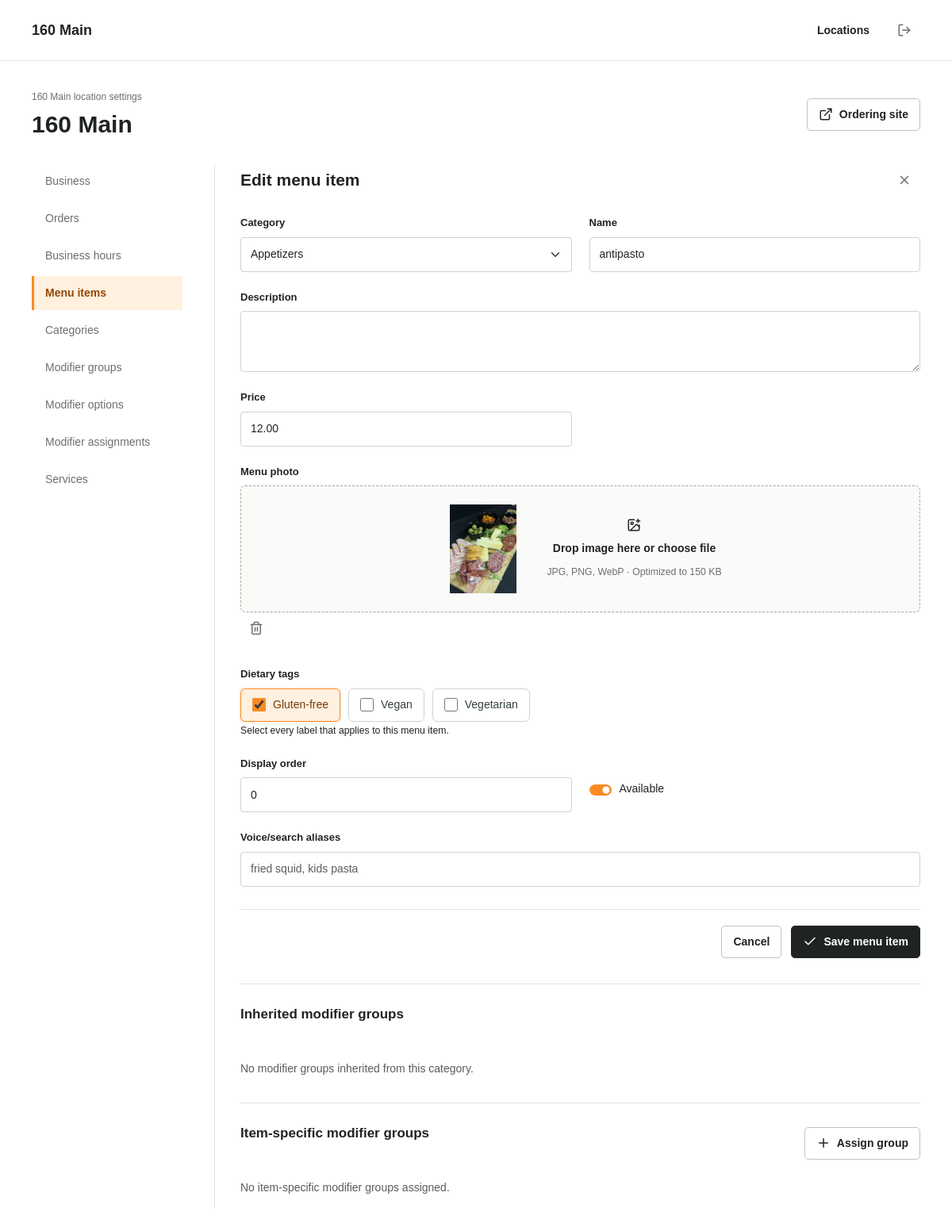
The page /onboarding/one-sixty-main/menu/item/4/ (signed in) on the database its author committed.
### tenants/models.py (models this page shows, shortened)
class Tenant(models.Model):
    account = models.ForeignKey(Account, on_delete=models.CASCADE, related_name="restaurants")
    ordering_paused = models.BooleanField(default=False)
    closure_message = models.CharField(max_length=250, blank=True, default="")
    preparation_minutes = models.PositiveIntegerField(default=20, validators=[MinValueValidator(1), MaxValueValidator(240)])
    scheduled_pickup_enabled = models.BooleanField(default=False)
    scheduling_days = models.PositiveIntegerField(default=7, validators=[MinValueValidator(1), MaxValueValidator(30)])
    pickup_interval_minutes = models.PositiveIntegerField(default=15, validators=[MinValueValidator(5), MaxValueValidator(60)])
    media_key = models.UUIDField(default=uuid4, editable=False, unique=True)
    logo = models.ImageField(upload_to=logo_upload_path, blank=True, max_length=500)
    name = models.CharField(max_length=120)
    slug = models.SlugField(max_length=80, unique=True, blank=True)
    primary_domain = models.CharField(max_length=255, unique=True, blank=True, null=True)
    logo_url = models.URLField(max_length=500, blank=True, default="")
    business_email = models.EmailField(blank=True, default="")
    business_phone = models.CharField(max_length=32, blank=True, default="")
    address_line1 = models.CharField(max_length=160, blank=True, default="")
    address_line2 = models.CharField(max_length=160, blank=True, default="")
    city = models.CharField(max_length=80, blank=True, default="")
    state = models.CharField(max_length=40, blank=True, default="")
    postal_code = models.CharField(max_length=20, blank=True, default="")
    timezone = models.CharField(max_length=64, default="America/Detroit")
    is_active = models.BooleanField(default=True)
    created_at = models.DateTimeField(auto_now_add=True)
    updated_at = models.DateTimeField(auto_now=True)
    class Meta:
        ordering = ["name"]
    @property
    def logo_src(self):
        return self.logo.url if self.logo else self.logo_url

class Account(models.Model):
    name = models.CharField(max_length=120)
    slug = models.SlugField(max_length=80, unique=True, blank=True)
    stripe_account_id = models.CharField(max_length=255, blank=True, default="")
    stripe_charges_enabled = models.BooleanField(default=False)
    stripe_onboarding_complete = models.BooleanField(default=False)
    stripe_application_fee_percent = models.DecimalField(max_digits=5, decimal_places=2, null=True, blank=True, validators=[MinValueValidator(0), MaxValueValidator(100)])
    stripe_application_fee_fixed_cents = models.PositiveIntegerField(null=True, blank=True)
    created_at = models.DateTimeField(auto_now_add=True)
    updated_at = models.DateTimeField(auto_now=True)
    class Meta:
        ordering = ["name"]

### catalog/models.py (models this page shows, shortened)
class MenuItem(models.Model):
    image = models.ImageField(upload_to=menu_upload_path, blank=True, max_length=500)
    tenant = models.ForeignKey("tenants.Tenant", on_delete=models.CASCADE, related_name="menu_items")
    category = models.ForeignKey(MenuCategory, on_delete=models.PROTECT, related_name="items")
    name = models.CharField(max_length=120)
    description = models.TextField(blank=True, default="")
    price = models.DecimalField(max_digits=10, decimal_places=2)
    image_url = models.URLField(max_length=500, blank=True, default="")
    dietary_tags = models.ManyToManyField(DietaryTag, blank=True, related_name="menu_items")
    is_active = models.BooleanField(default=True)
    sort_order = models.PositiveIntegerField(default=0)
    created_at = models.DateTimeField(auto_now_add=True)
    updated_at = models.DateTimeField(auto_now=True)
    class Meta:
        unique_together = ("tenant", "name")
        ordering = ["category__sort_order", "sort_order", "name"]
    @property
    def image_src(self):
        return self.image.url if self.image else self.image_url

class DietaryTag(models.Model):
    tenant = models.ForeignKey("tenants.Tenant", on_delete=models.CASCADE, related_name="dietary_tags")
    name = models.CharField(max_length=40)
    slug = models.SlugField(max_length=40)
    class Meta:
        unique_together = ("tenant", "slug")
        ordering = ["name"]
    def __str__(self):
        return self.name

### tenants/views.py (the view, shortened to what this page needs)
# urls.py: path("<slug:tenant_slug>/menu/<str:kind>/<int:object_id>/", views.catalog_edit, name="catalog_edit"),
@restaurant_access
def catalog_edit(request, tenant, kind, object_id=None):
    if kind not in EDITORS:
        raise PermissionDenied
    model, form_class, section, label = EDITORS[kind]
    instance = get_object_or_404(_editor_queryset(model, tenant), pk=object_id) if object_id else model()
    if kind in {"category", "item", "group", "hours_override"}:
        instance.tenant = tenant
    kwargs = {"tenant": tenant} if kind in {"item", "option", "category_link", "link"} else {}
    initial = {}
    for field, related_model in [("menu_item", MenuItem), ("group", ModifierGroup), ("category", MenuCategory)]:
        value = request.GET.get(field)
        if value and value.isdecimal() and field in form_class.base_fields:
            related = related_model.objects.filter(tenant=tenant, pk=value).first()
            if related:
                initial[field] = related.pk
    form = form_class(request.POST or None, request.FILES or None, instance=instance, initial=initial, **kwargs)
    context = _context(tenant, section)
    context.update(form=form, label=label, kind=kind, record=instance, editing=bool(object_id), back_url=_manage_url(tenant, section))
    return render(request, "onboarding/editor.html", context)

### tenants/access.py (called while the page is built)
def accessible_tenants(user):
    if not user.is_authenticated or not user.is_active:
        return Tenant.objects.none()
    if user.is_superuser:
        return Tenant.objects.all()
    return Tenant.objects.filter(
        models.Q(memberships__user=user) | models.Q(account__memberships__user=user)
    ).distinct()

def restaurant_access(view):
    @wraps(view)
    def wrapped(request, tenant_slug, *args, **kwargs):
        if not request.user.is_authenticated:
            return redirect_to_login(request.get_full_path(), reverse("onboarding:restaurant_login", args=[tenant_slug]))
        tenant = get_object_or_404(accessible_tenants(request.user), slug=tenant_slug)
        return view(request, tenant, *args, **kwargs)
    return wrapped

### tenants/views.py (called while the page is built)
def _manage_url(tenant, section="overview"):
    return reverse("onboarding:restaurant_manage", args=[tenant.slug]) + "?section=" + section

def _context(tenant, section):
    return {"tenant": tenant, "section": section, "sections": SECTIONS}

def _editor_queryset(model, tenant):
    if model == ModifierOption:
        return model.objects.filter(group__tenant=tenant)
    if model == MenuCategoryModifierGroup:
        return model.objects.filter(category__tenant=tenant, group__tenant=tenant)
    if model == MenuItemModifierGroup:
        return model.objects.filter(menu_item__tenant=tenant, group__tenant=tenant)
    return model.objects.filter(tenant=tenant)

### templates/onboarding/editor.html (shortened to what this page needs)
{% extends "onboarding/workspace.html" %}
{% block workspace %}
<section class="editor-surface">
  <div class="section-heading"><h2>{% if editing %}Edit{% else %}Add{% endif %} {{ label }}</h2><a href="{{ back_url }}" class="icon-button" title="Close editor" aria-label="Close editor"><i data-lucide="x"></i></a></div>
  <form method="post" enctype="multipart/form-data" class="onboarding-form">
    {% csrf_token %}{% include "onboarding/fields.html" %}
    <div class="form-actions"><a class="btn btn-outline-dark" href="{{ back_url }}">Cancel</a><button class="btn btn-dark" type="submit"><i data-lucide="check"></i> Save {{ label }}</button></div>
  </form>
  {% if editing and kind == 'item' %}
  <section class="form-section"><div class="section-heading"><h3>Inherited modifier groups</h3></div>
    {% for link in record.category.modifier_groups.all %}<div class="record-row"><div class="record-main"><strong>{{ link.group.name }}</strong><small>From {{ record.category.name }} · {{ link.effective_min }} minimum · {% if link.effective_max %}{{ link.effective_max }} maximum{% else %}Unlimited{% endif %}</small></div>{% include "onboarding/row_actions.html" with kind="category_link" record=link %}</div>{% empty %}<p class="text-muted">No modifier groups inherited from this category.</p>{% endfor %}
  </section>
  <section class="form-section"><div class="section-heading"><h3>Item-specific modifier groups</h3><a class="btn btn-outline-dark" href="{% url 'onboarding:catalog_create' tenant.slug 'link' %}?menu_item={{ record.pk }}"><i data-lucide="plus"></i> Assign group</a></div>
    {% for link in record.modifier_groups.all %}<div class="record-row"><div class="record-main"><strong>{{ link.group.name }}</strong><small>{{ link.effective_min }} minimum · {% if link.effective_max %}{{ link.effective_max }} maximum{% else %}Unlimited{% endif %}</small></div>{% include "onboarding/row_actions.html" with kind="link" record=link %}</div>{% empty %}<p class="text-muted">No item-specific modifier groups assigned.</p>{% endfor %}
  </section>
  {% endif %}
</section>
{% endblock %}

### templates/onboarding/workspace.html (shortened to what this page needs)
{% extends "onboarding/base.html" %}
{% block content %}
<header class="onboarding-header">
  <div><p class="section-kicker">{{ tenant.account.name }} location settings</p><h1>{{ tenant.name }}</h1></div>
  <a class="btn btn-outline-dark" href="/{{ tenant.slug }}/" target="_blank" rel="noopener"><i data-lucide="external-link"></i> Ordering site</a>
</header>
<div class="onboarding-layout">
  <aside class="setup-nav" aria-label="Location settings">
    {% for key, label in sections %}{% if key == 'orders' %}<a href="{% url 'order_operations' tenant.slug %}" {% if section == key %}class="is-current" aria-current="page"{% endif %}>{{ label }}</a>{% else %}<a href="{% url 'onboarding:restaurant_manage' tenant.slug %}?section={{ key }}" {% if section == key %}class="is-current" aria-current="page"{% endif %}>{{ label }}</a>{% endif %}{% endfor %}
  </aside>
  <div class="setup-content">{% block workspace %}{% endblock %}</div>
</div>
{% endblock %}

### templates/onboarding/base.html (shortened to what this page needs)
{% load static %}
<!DOCTYPE html>
<html lang="en">
<head>
  <link href="https://cdn.jsdelivr.net/npm/bootstrap@5.3.3/dist/css/bootstrap.min.css" rel="stylesheet">
  <link rel="stylesheet" href="{% static 'css/onboarding.css' %}">
</head>
<body class="onboarding-body">
  <nav class="onboarding-nav" aria-label="Account">
    <div class="workspace-width nav-inner">
      <a class="onboarding-brand" href="{% if login_page %}#{% else %}{% url 'onboarding:restaurant_list' %}{% endif %}">
        {% if tenant.logo_src %}<img src="{{ tenant.logo_src }}" alt="{{ tenant.name }}" class="brand-logo">{% elif tenant %}<span>{{ tenant.name }}</span>{% else %}<span>Carryout</span>{% endif %}
      </a>
      {% if user.is_authenticated and not login_page %}
      <div class="nav-actions">
        <a href="{% url 'onboarding:restaurant_list' %}" class="nav-link">Locations</a>
        <form method="post" action="{% url 'onboarding:logout' %}">{% csrf_token %}<button class="icon-button" title="Sign out" aria-label="Sign out"><i data-lucide="log-out"></i></button></form>
      </div>
      {% endif %}
    </div>
  </nav>
  <main class="workspace-width onboarding-shell">
    {% block content %}{% endblock %}
  </main>
</body>
</html>

### templates/onboarding/fields.html (shortened to what this page needs)
<div class="form-grid">
{% for field in form %}
  {% if field.is_hidden %}{{ field }}
  {% elif field.field.widget.input_type == 'file' %}
    <div class="field full-width">
      <label class="form-label" for="{{ field.id_for_label }}">{{ field.label }}</label>
      <div class="upload-zone" data-upload-zone>
        <img class="upload-preview" data-upload-preview {% if field.name == 'logo' and form.instance.logo_src %}src="{{ form.instance.logo_src }}"{% elif field.name == 'image' and form.instance.image_src %}src="{{ form.instance.image_src }}"{% else %}hidden{% endif %} alt="Image preview">
        <div class="upload-copy"><i data-lucide="image-plus"></i><span data-upload-name>Drop image here or choose file</span><small>JPG, PNG, WebP · Optimized to 150 KB</small></div>
      </div>
      <button type="button" class="icon-button danger-action upload-remove" data-remove-image title="Remove image" aria-label="Remove image"><i data-lucide="trash-2"></i></button>
    </div>
  {% elif field.name == 'dietary_tags' %}
    <div class="field dietary-field">
      <span class="form-label">{{ field.label }}</span>
      <div class="dietary-choices" role="group" aria-label="{{ field.label }}">
        {% for option in field.subwidgets %}
          <label class="dietary-choice{% if option.data.selected %} is-selected{% endif %}">
            {{ option.tag }}<span>{{ option.choice_label }}</span>
          </label>
        {% endfor %}
      </div>
      {% if field.help_text %}<small>{{ field.help_text }}</small>{% endif %}{{ field.errors }}
    </div>
  {% elif field.field.widget.input_type == 'checkbox' %}
    <div class="field checkbox-field"><label class="form-check form-switch">{{ field }}<span class="form-check-label">{{ field.label }}</span></label>{{ field.errors }}</div>
  {% else %}
    <div class="field {% if field.name == 'description' or field.name == 'alias_text' %}full-width{% endif %}">
      <label class="form-label" for="{{ field.id_for_label }}">{{ field.label }}</label>{{ field }}{% if field.help_text %}<small>{{ field.help_text }}</small>{% endif %}{{ field.errors }}
    </div>
  {% endif %}
{% endfor %}
</div>

### rows shown on the page
Tenant: name "160 Main", account.name "160 Main"
MenuItem: form "Appetizers" "antipasto" "12.00" "0", image (picture), form "☑"
DietaryTag: choice_label "Gluten-free"
DietaryTag: choice_label "Vegan"
DietaryTag: choice_label "Vegetarian"

### other values the page prints
{{ label }} "Business" "Business hours" "Menu items" "Categories" "Modifier groups" "Modifier options" "Modifier assignments" "Services"
{{ label }} "Orders"
{{ label }} "menu item"
{{ field.label }} "Category" "Name" "Description" "Price" "Display order" "Voice/search aliases"
{{ field.label }} "Menu photo"
{{ field.label }} "Dietary tags"
{{ field.help_text }} "Select every label that applies to this menu item."
{{ field.label }} "Available"
